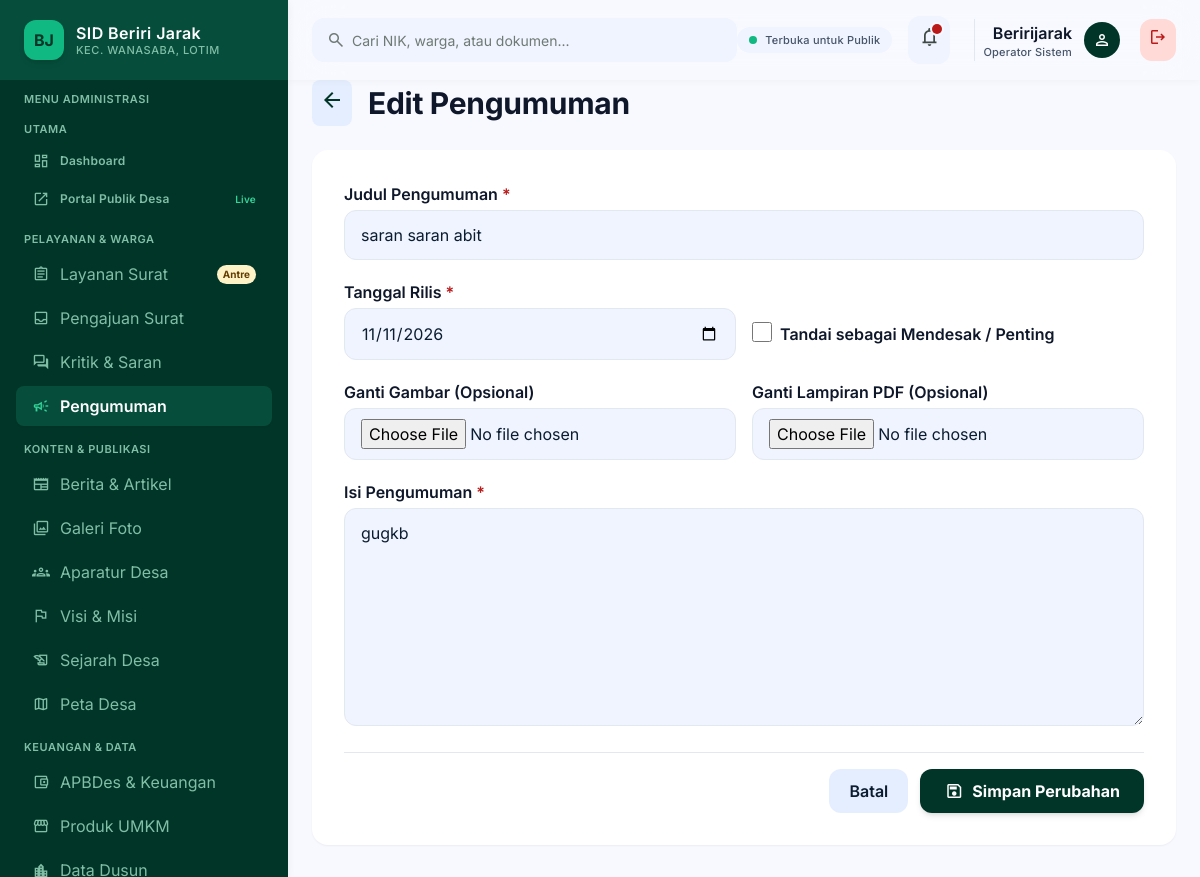
The app's page /dashboard/pengumuman/edit/3/ (signed in) with its own data.
### BJ/models.py (models this page shows, shortened)
class Pengumuman(models.Model):
    judul = models.CharField(max_length=255)
    isi_pengumuman = models.TextField()
    tanggal_rilis = models.DateField()
    is_penting = models.BooleanField(default=False, help_text="Centang jika ini pengumuman mendesak")
    file_lampiran = models.FileField(upload_to='pengumuman/', blank=True, null=True)
    gambar = models.ImageField(upload_to='pengumuman/', blank=True, null=True)

### BJ/views.py (the view, shortened to what this page needs)
# urls.py: path('dashboard/pengumuman/edit/<int:id>/', views.edit_pengumuman, name='edit_pengumuman'),
@login_required(login_url='portal_masuk')
def edit_pengumuman(request, id):
    pengumuman = get_object_or_404(Pengumuman, id=id)
    return render(request, 'themes/admin/edit_pengumuman.html', {'pengumuman': pengumuman})

### desa/templates/themes/admin/edit_pengumuman.html (shortened to what this page needs)
{% extends "themes/admin/base_admin.html" %}
{% load static %}
{% block content %}
<div class="flex flex-col w-full max-w-4xl mx-auto gap-space-lg">
    <div class="flex items-center gap-4">
        <a href="{% url 'kelola_pengumuman' %}" class="p-2 rounded-lg bg-surface-container"><span class="material-symbols-outlined text-primary">arrow_back</span></a>
        <div><h1 class="font-headline-lg text-headline-lg font-bold text-text-primary">Edit Pengumuman</h1></div>
    </div>
    <form method="POST" enctype="multipart/form-data" class="bg-surface-pure rounded-2xl p-6 sm:p-8 shadow-sm flex flex-col gap-5">
        <div class="space-y-1">
            <label class="font-label-md font-semibold text-text-primary">Judul Pengumuman <span class="text-error">*</span></label>
            <input type="text" name="judul" value="{{ pengumuman.judul }}" required class="w-full px-4 py-3 rounded-xl bg-surface-container-low border border-border-subtle outline-none">
        </div>
        <div class="grid grid-cols-1 sm:grid-cols-2 gap-4">
            <div class="space-y-1">
                <label class="font-label-md font-semibold text-text-primary">Tanggal Rilis <span class="text-error">*</span></label>
                <input type="date" name="tanggal_rilis" value="{{ pengumuman.tanggal_rilis|date:'Y-m-d' }}" required class="w-full px-4 py-3 rounded-xl bg-surface-container-low border border-border-subtle outline-none">
            </div>
            <div class="space-y-1 flex items-center sm:mt-6">
                <input type="checkbox" name="is_penting" id="is_penting" {% if pengumuman.is_penting %}checked{% endif %} class="w-5 h-5 rounded text-error accent-error">
                <label for="is_penting" class="ml-2 font-label-md font-semibold text-text-primary">Tandai sebagai Mendesak / Penting</label>
            </div>
        </div>
        <div class="grid grid-cols-1 sm:grid-cols-2 gap-4">
            <div class="space-y-1">
                <label class="font-label-md font-semibold text-text-primary">Ganti Gambar (Opsional)</label>
                <input type="file" name="gambar" accept="image/*" class="w-full px-4 py-2.5 rounded-xl bg-surface-container-low border border-border-subtle outline-none">
            </div>
            <div class="space-y-1">
                <label class="font-label-md font-semibold text-text-primary">Ganti Lampiran PDF (Opsional)</label>
                <input type="file" name="file_lampiran" accept=".pdf" class="w-full px-4 py-2.5 rounded-xl bg-surface-container-low border border-border-subtle outline-none">
            </div>
        </div>
        <div class="space-y-1">
            <label class="font-label-md font-semibold text-text-primary">Isi Pengumuman <span class="text-error">*</span></label>
            <textarea name="isi_pengumuman" required rows="8" class="w-full px-4 py-3 rounded-xl bg-surface-container-low border border-border-subtle outline-none">{{ pengumuman.isi_pengumuman }}</textarea>
        </div>
        <div class="pt-4 border-t border-border-subtle flex justify-end gap-3">
            <a href="{% url 'kelola_pengumuman' %}" class="px-5 py-2.5 rounded-xl bg-surface-container font-semibold">Batal</a>
            <button type="submit" class="px-6 py-2.5 rounded-xl bg-primary text-on-primary font-bold shadow-md flex items-center gap-2"><span class="material-symbols-outlined text-[20px]">save</span> Simpan Perubahan</button>
        </div>
    </form>
</div>
{% endblock %}

### desa/templates/themes/admin/partials/header.html
<header class="fixed top-0 left-72 right-0 h-20 bg-surface/85 backdrop-blur-xl shadow-[0_1px_8px_rgba(0,0,0,0.04)] z-40 flex items-center justify-between px-space-lg">
    <div class="flex items-center gap-space-lg flex-1 max-w-xl">
        <div class="relative w-full">
            <span class="material-symbols-outlined absolute left-3.5 top-1/2 -translate-y-1/2 text-outline text-[20px]">search</span>
            <input class="w-full h-11 pl-10 pr-4 rounded-xl bg-surface-container-low text-on-surface font-body-sm text-body-sm placeholder:text-outline focus:outline-none focus:ring-2 focus:ring-accent-emerald transition-all" placeholder="Cari NIK, warga, atau dokumen..." type="text">
        </div>
    </div>
    <div class="flex items-center gap-space-md">
        <div class="hidden lg:flex items-center gap-2 px-3 py-1.5 rounded-full bg-surface-container-low">
            <span class="w-2 h-2 rounded-full bg-accent-emerald"></span>
            <span class="font-label-sm text-label-sm font-medium text-text-secondary">Terbuka untuk Publik</span>
        </div>
        <button class="relative p-2.5 rounded-xl bg-surface-container-low text-on-surface-variant hover:text-on-surface transition-colors" type="button">
            <span class="material-symbols-outlined text-[22px]">notifications</span>
            <span class="absolute top-2 right-2 w-2.5 h-2.5 bg-error rounded-full ring-2 ring-surface"></span>
        </button>
        <div class="flex items-center gap-3 pl-space-sm border-l border-border-subtle ml-2">
            <div class="text-right hidden sm:block">
                <div class="font-label-lg text-label-lg font-semibold text-text-primary capitalize">{{ request.user.username }}</div>
                <div class="font-label-sm text-label-sm text-text-secondary">Operator Sistem</div>
            </div>
            <div class="w-9 h-9 rounded-full bg-primary flex items-center justify-center">
                <span class="material-symbols-outlined text-on-primary text-[20px]">person</span>
            </div>
            <a href="{% url 'logout' %}" class="ml-2 p-2 rounded-xl bg-error-container text-error hover:bg-error hover:text-white transition-colors" title="Keluar Sistem">
                <span class="material-symbols-outlined text-[20px]">logout</span>
            </a>
        </div>
    </div>
</header>

### desa/templates/themes/admin/base_admin.html (style rules this page uses)
body { overscroll-behavior: none; }

### records on screen
Pengumuman: judul "saran saran abit", tanggal_rilis "11/11/2026", isi_pengumuman "gugkb"

### other values on screen
{{ request.user.username }} "Beririjarak"
